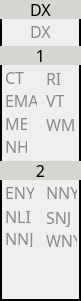
   <widget class="QFrame" name="frame_9">
    <property name="geometry">
     <rect>
      <x>350</x>
      <y>164</y>
      <width>81</width>
      <height>301</height>
     </rect>
    </property>
    <property name="font">
     <font>
      <family>Monospace</family>
      <pointsize>12</pointsize>
     </font>
    </property>
    <property name="frameShape">
     <enum>QFrame::WinPanel</enum>
    </property>
    <property name="frameShadow">
     <enum>QFrame::Plain</enum>
    </property>
    <widget class="QLabel" name="label_15">
     <property name="geometry">
      <rect>
       <x>0</x>
       <y>0</y>
       <width>81</width>
       <height>19</height>
      </rect>
     </property>
     <property name="font">
      <font>
       <family>JetBrains Mono</family>
       <weight>50</weight>
       <bold>false</bold>
      </font>
     </property>
     <property name="styleSheet">
      <string notr="true">background-color: rgb(211, 215, 207);
color: rgb(0, 0, 0);</string>
     </property>
     <property name="text">
      <string>DX</string>
     </property>
     <property name="alignment">
      <set>Qt::AlignCenter</set>
     </property>
    </widget>
    <widget class="QLabel" name="label_16">
     <property name="geometry">
      <rect>
       <x>0</x>
       <y>46</y>
       <width>81</width>
       <height>19</height>
      </rect>
     </property>
     <property name="font">
      <font>
       <family>JetBrains Mono</family>
       <weight>50</weight>
       <bold>false</bold>
      </font>
     </property>
     <property name="styleSheet">
      <string notr="true">background-color: rgb(211, 215, 207);
color: rgb(0, 0, 0);</string>
     </property>
     <property name="text">
      <string>1</string>
     </property>
     <property name="alignment">
      <set>Qt::AlignCenter</set>
     </property>
    </widget>
    <widget class="QLabel" name="label_17">
     <property name="geometry">
      <rect>
       <x>0</x>
       <y>161</y>
       <width>81</width>
       <height>19</height>
      </rect>
     </property>
     <property name="font">
      <font>
       <family>JetBrains Mono</family>
       <weight>50</weight>
       <bold>false</bold>
      </font>
     </property>
     <property name="styleSheet">
      <string notr="true">background-color: rgb(211, 215, 207);
color: rgb(0, 0, 0);</string>
     </property>
     <property name="text">
      <string>2</string>
     </property>
     <property name="alignment">
      <set>Qt::AlignCenter</set>
     </property>
    </widget>
    <widget class="QLabel" name="Section_DX">
     <property name="geometry">
      <rect>
       <x>30</x>
       <y>23</y>
       <width>21</width>
       <height>17</height>
      </rect>
     </property>
     <property name="font">
      <font>
       <family>JetBrains Mono</family>
       <pointsize>12</pointsize>
       <weight>50</weight>
       <bold>false</bold>
      </font>
     </property>
     <property name="styleSheet">
      <string notr="true">color: rgb(136, 138, 133);</string>
     </property>
     <property name="text">
      <string>DX</string>
     </property>
    </widget>
    <widget class="QLabel" name="Section_CT">
     <property name="geometry">
      <rect>
       <x>5</x>
       <y>69</y>
       <width>20</width>
       <height>17</height>
      </rect>
     </property>
     <property name="font">
      <font>
       <family>JetBrains Mono</family>
       <pointsize>12</pointsize>
       <weight>50</weight>
       <bold>false</bold>
      </font>
     </property>
     <property name="styleSheet">
      <string notr="true">color: rgb(136, 138, 133);</string>
     </property>
     <property name="text">
      <string>CT</string>
     </property>
    </widget>
    <widget class="QLabel" name="Section_RI">
     <property name="geometry">
      <rect>
       <x>46</x>
       <y>69</y>
       <width>20</width>
       <height>19</height>
      </rect>
     </property>
     <property name="font">
      <font>
       <family>JetBrains Mono</family>
       <pointsize>12</pointsize>
       <weight>50</weight>
       <bold>false</bold>
      </font>
     </property>
     <property name="styleSheet">
      <string notr="true">color: rgb(136, 138, 133);</string>
     </property>
     <property name="text">
      <string>RI</string>
     </property>
    </widget>
    <widget class="QLabel" name="Section_EMA">
     <property name="geometry">
      <rect>
       <x>5</x>
       <y>92</y>
       <width>32</width>
       <height>17</height>
      </rect>
     </property>
     <property name="font">
      <font>
       <family>JetBrains Mono</family>
       <pointsize>12</pointsize>
       <weight>50</weight>
       <bold>false</bold>
      </font>
     </property>
     <property name="styleSheet">
      <string notr="true">color: rgb(136, 138, 133);</string>
     </property>
     <property name="text">
      <string>EMA</string>
     </property>
    </widget>
    <widget class="QLabel" name="Section_VT">
     <property name="geometry">
      <rect>
       <x>46</x>
       <y>92</y>
       <width>20</width>
       <height>17</height>
      </rect>
     </property>
     <property name="font">
      <font>
       <family>JetBrains Mono</family>
       <pointsize>12</pointsize>
       <weight>50</weight>
       <bold>false</bold>
      </font>
     </property>
     <property name="styleSheet">
      <string notr="true">color: rgb(136, 138, 133);</string>
     </property>
     <property name="text">
      <string>VT</string>
     </property>
    </widget>
    <widget class="QLabel" name="Section_ME">
     <property name="geometry">
      <rect>
       <x>5</x>
       <y>115</y>
       <width>22</width>
       <height>17</height>
      </rect>
     </property>
     <property name="font">
      <font>
       <family>JetBrains Mono</family>
       <pointsize>12</pointsize>
       <weight>50</weight>
       <bold>false</bold>
      </font>
     </property>
     <property name="styleSheet">
      <string notr="true">color: rgb(136, 138, 133);</string>
     </property>
     <property name="text">
      <string>ME</string>
     </property>
    </widget>
    <widget class="QLabel" name="Section_WMA">
     <property name="geometry">
      <rect>
       <x>46</x>
       <y>115</y>
       <width>29</width>
       <height>19</height>
      </rect>
     </property>
     <property name="font">
      <font>
       <family>JetBrains Mono</family>
       <pointsize>12</pointsize>
       <weight>50</weight>
       <bold>false</bold>
      </font>
     </property>
     <property name="styleSheet">
      <string notr="true">color: rgb(136, 138, 133);</string>
     </property>
     <property name="text">
      <string>WMA</string>
     </property>
    </widget>
    <widget class="QLabel" name="Section_NH">
     <property name="geometry">
      <rect>
       <x>5</x>
       <y>138</y>
       <width>22</width>
       <height>17</height>
      </rect>
     </property>
     <property name="font">
      <font>
       <family>JetBrains Mono</family>
       <pointsize>12</pointsize>
       <weight>50</weight>
       <bold>false</bold>
      </font>
     </property>
     <property name="styleSheet">
      <string notr="true">color: rgb(136, 138, 133);</string>
     </property>
     <property name="text">
      <string>NH</string>
     </property>
    </widget>
    <widget class="QLabel" name="Section_ENY">
     <property name="geometry">
      <rect>
       <x>5</x>
       <y>184</y>
       <width>29</width>
       <height>17</height>
      </rect>
     </property>
     <property name="font">
      <font>
       <family>JetBrains Mono</family>
       <pointsize>12</pointsize>
       <weight>50</weight>
       <bold>false</bold>
      </font>
     </property>
     <property name="styleSheet">
      <string notr="true">color: rgb(136, 138, 133);</string>
     </property>
     <property name="text">
      <string>ENY</string>
     </property>
    </widget>
    <widget class="QLabel" name="Section_NNY">
     <property name="geometry">
      <rect>
       <x>46</x>
       <y>184</y>
       <width>31</width>
       <height>17</height>
      </rect>
     </property>
     <property name="font">
      <font>
       <family>JetBrains Mono</family>
       <pointsize>12</pointsize>
       <weight>50</weight>
       <bold>false</bold>
      </font>
     </property>
     <property name="styleSheet">
      <string notr="true">color: rgb(136, 138, 133);</string>
     </property>
     <property name="text">
      <string>NNY</string>
     </property>
    </widget>
    <widget class="QLabel" name="Section_NLI">
     <property name="geometry">
      <rect>
       <x>5</x>
       <y>207</y>
       <width>29</width>
       <height>19</height>
      </rect>
     </property>
     <property name="font">
      <font>
       <family>JetBrains Mono</family>
       <pointsize>12</pointsize>
       <weight>50</weight>
       <bold>false</bold>
      </font>
     </property>
     <property name="styleSheet">
      <string notr="true">color: rgb(136, 138, 133);</string>
     </property>
     <property name="text">
      <string>NLI</string>
     </property>
    </widget>
    <widget class="QLabel" name="Section_SNJ">
     <property name="geometry">
      <rect>
       <x>46</x>
       <y>207</y>
       <width>31</width>
       <height>20</height>
      </rect>
     </property>
     <property name="font">
      <font>
       <family>JetBrains Mono</family>
       <pointsize>12</pointsize>
       <weight>50</weight>
       <bold>false</bold>
      </font>
     </property>
     <property name="styleSheet">
      <string notr="true">color: rgb(136, 138, 133);</string>
     </property>
     <property name="text">
      <string>SNJ</string>
     </property>
    </widget>
    <widget class="QLabel" name="Section_NNJ">
     <property name="geometry">
      <rect>
       <x>5</x>
       <y>230</y>
       <width>30</width>
       <height>17</height>
      </rect>
     </property>
     <property name="font">
      <font>
       <family>JetBrains Mono</family>
       <pointsize>12</pointsize>
       <weight>50</weight>
       <bold>false</bold>
      </font>
     </property>
     <property name="styleSheet">
      <string notr="true">color: rgb(136, 138, 133);</string>
     </property>
     <property name="text">
      <string>NNJ</string>
     </property>
    </widget>
    <widget class="QLabel" name="Section_WNY">
     <property name="geometry">
      <rect>
       <x>46</x>
       <y>230</y>
       <width>31</width>
       <height>20</height>
      </rect>
     </property>
     <property name="font">
      <font>
       <family>JetBrains Mono</family>
       <pointsize>12</pointsize>
       <weight>50</weight>
       <bold>false</bold>
      </font>
     </property>
     <property name="styleSheet">
      <string notr="true">color: rgb(136, 138, 133);</string>
     </property>
     <property name="text">
      <string>WNY</string>
     </property>
    </widget>
   </widget>
